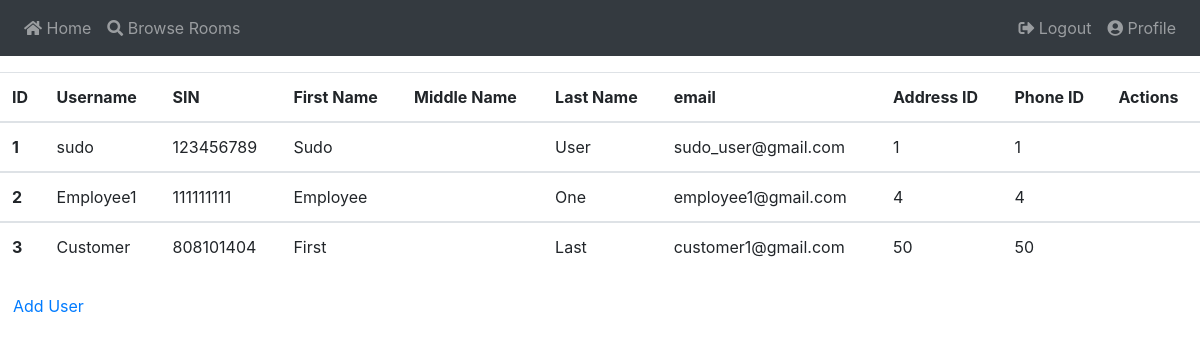
Page /view_users (signed in) on the committed database.
### app/models.py (models this page shows, shortened)
class User(UserMixin, db.Model):
    id          = db.Column(db.Integer, primary_key = True)
    username    = db.Column(db.String(64), index = True, unique = True)
    pwd_hash    = db.Column(db.String(128))
    sin         = db.Column(db.Integer, nullable = False)
    first_name  = db.Column(db.String(32), nullable = False)
    middle_name = db.Column(db.String(32), nullable = True)
    last_name   = db.Column(db.String(32), nullable = False)
    email       = db.Column(db.String(128), nullable = False)
    priv        = db.Column(db.Integer, nullable = False, default = 0)
    address     = db.Column(db.Integer, db.ForeignKey('addr.id'))
    phone       = db.Column(db.Integer, db.ForeignKey('phone.id'))

### app/routes.py (the view)
@app.route("/view_users")
@login_required
def view_users():
    users = User.query.all()
    return render_template("view_users.html", users = users)

### app/models.py (called while the page is built)
@login.user_loader
def load_user(id):
    return User.query.get(int(id))

### app/templates/view_users.html (shortened to what this page needs)
{% extends "base.html" %}
{% block content %}
    <table class="table">
        <thead>
            <tr>
                <th scope="col">ID</th>
                <th scope="col">Username</th>
                <th scope="col">SIN</th>
                <th scope="col">First Name</th>
                <th scope="col">Middle Name</th>
                <th scope="col">Last Name</th>
                <th scope="col">email</th>
                <th scope="col">Address ID</th>
                <th scope="col">Phone ID</th>
                <th scope="col">Actions</th>
            </tr>
        </thead>
    {% for u in users %}
        <tbody>
            <tr>
                <th scope="row">{{ u.id }}</th>
                <td>{{ u.username }}</td>
                <td>{{ u.sin }}</td>
                <td>{{ u.first_name }}</td>
                <td>{{ u.middle_name }}</td>
                <td>{{ u.last_name }}</td>
                <td>{{ u.email }}</td>
                <td>{{ u.address }}</td>
                <td>{{ u.phone }}</td>
                <td>
                </td>
            </tr>
        </tbody>
    {% endfor %}
    </table>
    <a href="{{ url_for('add_user') }}" class="btn btn-green">Add User</a>
{% endblock %}

### rows in the picture
User: id "1", username "sudo", sin "123456789", first_name "Sudo", last_name "User", email "sudo_user@gmail.com", address "1", phone "1"
User: id "2", username "Employee1", sin "111111111", first_name "Employee", last_name "One", email "employee1@gmail.com", address "4", phone "4"
User: id "3", username "Customer", sin "808101404", first_name "First", last_name "Last", email "customer1@gmail.com", address "50", phone "50"
